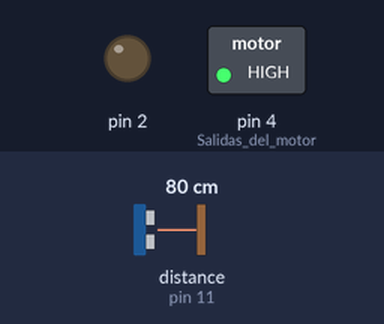
Bench run of a sketch on a simulated Arduino Uno, built with avr-gcc and run on an emulated ATmega328P. Shown: switched loads named in the sketch (green lamp = pin HIGH), output pins drawn as LEDs (lit = HIGH). Wiring (inferred from the names in the program): ultrasonic range finder: trigger pin 12; echo pin 11. Inputs (shaded band) come from the test bench; at power-on: distance to the obstacle (sensor on pin 11) 80 cm. The echo pulse lasts 58.3 µs per cm; pins used as bus, display or sensor lines are not drawn; what the sketch prints to the serial monitor is not drawn.

Above: at 0.1 s.
Timing chart, 0 to 1.6 s (numbered marks = the images above):
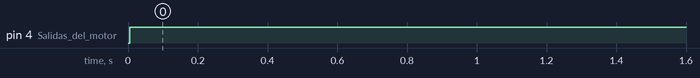

The sketch:

PID_carro.ino
```cpp
#define echoPin 11 // Se define el pin que se utilizará para el Echo del sensor ultrasónico
#define trigPin 12 // Se define el pin que se utilizará para el Trigger del sensor ultrasónic
int MAX_DISTANCE = 200; // Se da la distancia que debe mantener el carrito de un objeto (en este caso en centímetros)
float duracion, pid, salida, h, distancia, tk, tk_1=0, error=0, error_anterior=0, derivative=0, integral=0, kp=0.5, kd=0.1, ki=.03;
char c;
volatile int vel;

void setup() {
  Serial.begin (9600);

  pinMode(trigPin, OUTPUT);//pines del sensor de ultrasonido
  pinMode(echoPin, INPUT);
  pinMode(4,OUTPUT);//Salidas del motor
  pinMode(2,OUTPUT);


}

void loop() {
  digitalWrite(trigPin, LOW);
 delayMicroseconds(2);
 digitalWrite(trigPin, HIGH);
 delayMicroseconds(10);
 digitalWrite(trigPin, LOW);
 duracion = pulseIn(echoPin, HIGH);// datos del sensor de ultrasonido
 distancia = duracion/58.4;//se calcula la distancia en cm con respecto a la velocidad del sonido con el sensor de ultrasonido
 distancia=round(distancia);//Se redondea el valor obtenido (esto es opcional)
 tk = millis(); //guardamos en tk el tiempo que a transcurido desde que el arduino comenzó a trabajar
 h=tk-tk_1;//guardamos en h el perdiodo de ciclo
 error = MAX_DISTANCE - distancia;//calculamos el error
 integral = integral + (error*h);//se calcula el integral del error
 derivative = (error - error_anterior)/h;//se calcula la derivada del error
 pid = (error*kp) + (integral*ki) + (derivative*kd);// ecuaciones del pid
 error_anterior = error;//se manda el error actual al error anterior
 tk_1=tk;//se manda el tiempo actual al tiempo anterior

  // Leer datos del puerto serie
  while (Serial.available() > 0) {
    c = Serial.read();
    if (c == 'v') {
      vel = Serial.parseInt();
    }
  }

 if (vel >= 0 && vel <= 255) {
    if (pid > 85)     {pid  = 85;}// Se pone un límite en el valor máximo que puede alcanzar el valor de pid (esto es opcional, en mi caso ayudo a tener una mejor respuesta)
     else if (pid < -100) { pid = -100;}//Se pone un límite en el valor mínimo que puede alcanzar el valor de pid (esto es opcional, en mi caso ayudo a tener una mejor respuesta)


    if (pid < 0)
    {
      digitalWrite(4,LOW);
      digitalWrite(2,HIGH);// el carro se mueve hacia atrás

      salida=map(pid,-100,0,255,0);// se mapea PID para que el pulso pwm se maneje dentro del rango
      analogWrite(11,pid);


    }

    else
    {
       digitalWrite(4,HIGH);//el carro se mueve hacia enfrente
       digitalWrite(2,LOW);

       salida=map(pid,0,85,0,255);
       analogWrite(11,pid);


    }
    // Estos comandos son para vizualizar los datos obtenidos en el monitor serie (esta en la pestaña de herramientas :v )
 Serial.print("distancia:");
 Serial.print(distancia);
 Serial.print("Salida:");
 Serial.print(salida);
 Serial.print("PID:");
 Serial.println(pid);

   }

}
```

Measured:
- by itself, pin 4 (Salidas_del_motor): LOW → HIGH at 0.01 s
